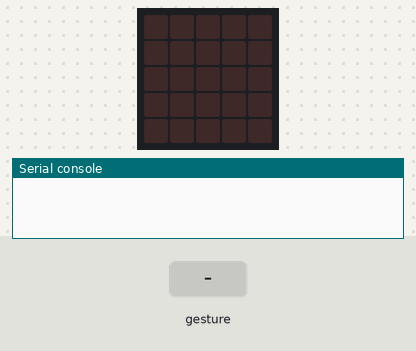
Bench run of a program on a simulated BBC micro:bit (MakeCode). Shown: the board's 5×5 LED display, the last lines printed to the serial console. The inputs (shaded band) are chosen by the test bench. Random numbers come from a fixed seed; no radio messages arrive unless stated (any console line starting 'radio sent:' is added by the test bench); a tilt is held for 1.5 s and a shake lasts 1 s, then the board lies face up again.

Above: at 1.2 s.
1.3 s: gesture 'shake'
At 2.0 s:
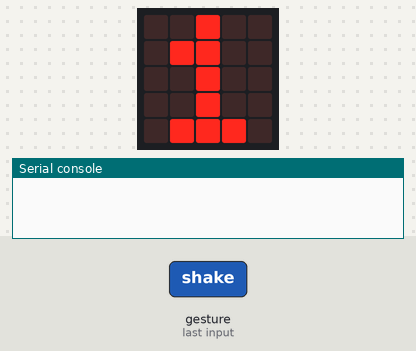
At 3.2 s:
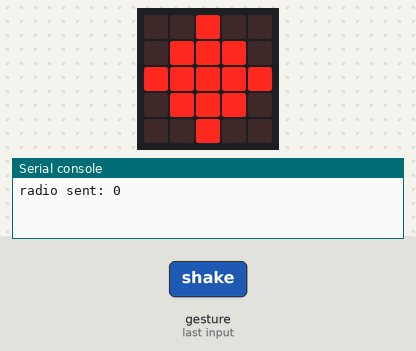
3.7 s: gesture 'shake'
At 5.0 s:
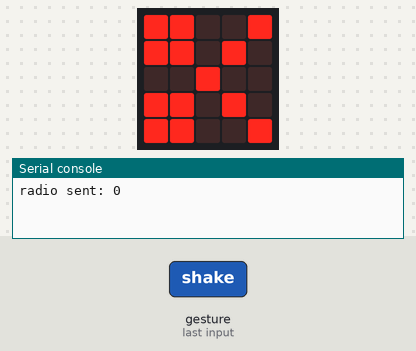
Timing chart, 0 to 6.7 s (numbered marks = the images above; inputs shaded):
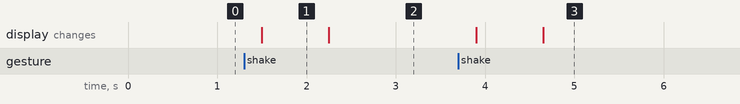

The program:

main.ts
```typescript
input.onGesture(Gesture.Shake, function () {
    Emfanisiprogramatos = randint(1, 3)
    basic.showNumber(Emfanisiprogramatos)
    if (Emfanisiprogramatos == 1) {
        basic.showLeds(`
            . . # . .
            . # # # .
            # # # # #
            . # # # .
            . . # . .
            `)
    }
    if (Emfanisiprogramatos == 2) {
        basic.showLeds(`
            # # # # #
            # # # # #
            # # # # #
            # # # # #
            # # # # #
            `)
    }
    if (Emfanisiprogramatos == 3) {
        basic.showLeds(`
            # # . . #
            # # . # .
            . . # . .
            # # . # .
            # # . . #
            `)
    }
    radio.sendNumber(0)
})
let Emfanisiprogramatos = 0
radio.setGroup(0)
```

test.ts
```typescript
// οι δοκιμές πηγαίνουν εδώ, δεν θα γίνει εκτέλεση όταν αυτό το πακέτο χρησιμοποιηθεί ως επέκταση.
```

Measured:
- after the input at 1.3 s, the display: changes after 0.20 s (image 1)
- after the input at 3.7 s, the display: first changes after 0.20 s (image 3 shows a later state)
- what the display in image 1 shows lasts 0.8 s, from 1.5 s to 2.3 s
